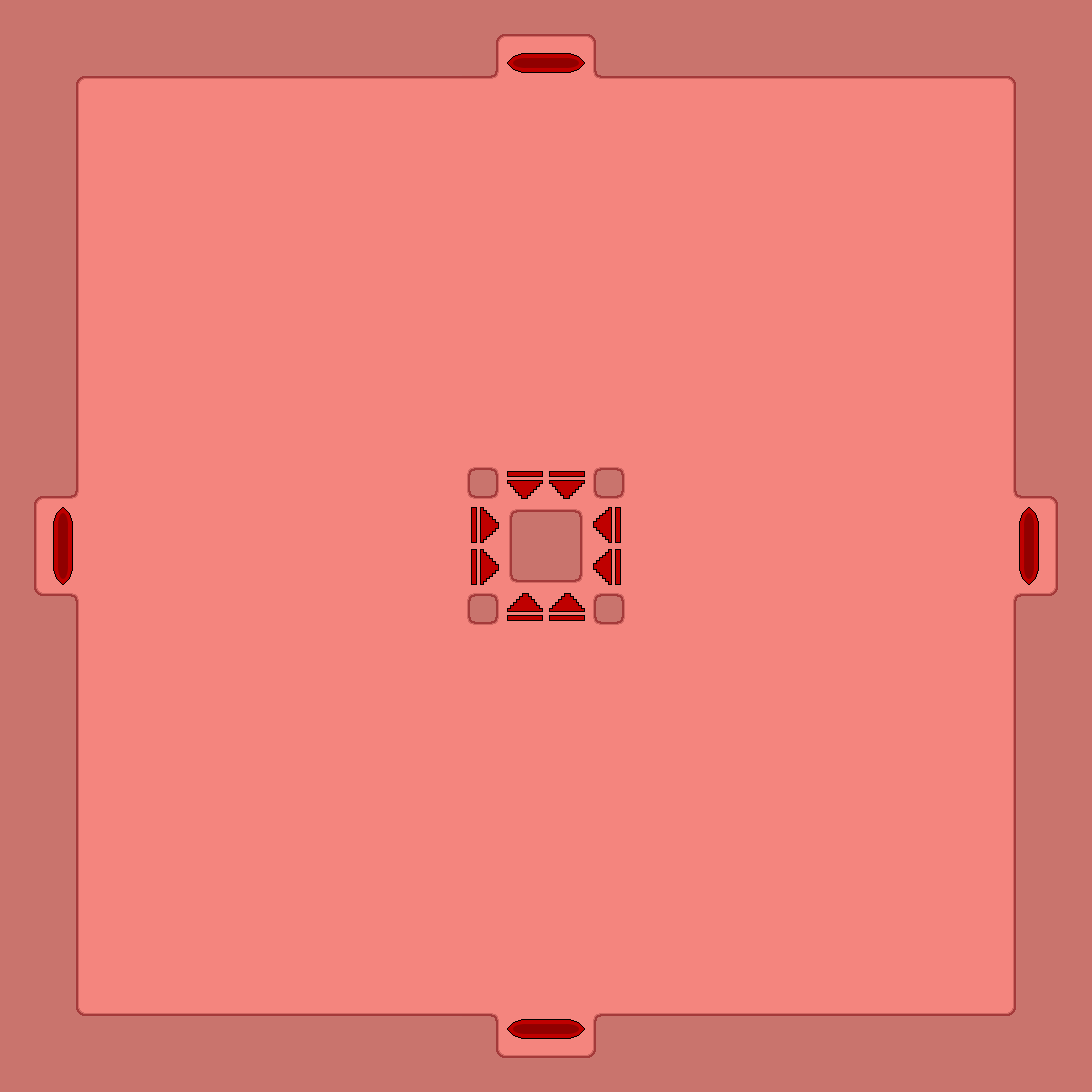

Rendered tile map (Tiled .tmx) drawn with the repository's tilesets; below, a short description and the full map source, tile grids included:
An orthogonal 26x26 tile map with 42x42 px tiles, 3 tile layers (background, veins, arteries), 3 tilesets and 25 objects (17x wall, 4x goal, start0, start1, start2, ...).

<map version="1.2" tiledversion="1.3.5" orientation="orthogonal" renderorder="right-down" width="26" height="26" tilewidth="42" tileheight="42" infinite="0" nextlayerid="11" nextobjectid="122">
 <tileset firstgid="1" source="body_tiles.tsx" />
 <tileset firstgid="49" source="artery_and_vein.tsx" />
 <tileset firstgid="89" source="start_and_goal.tsx" />
 <layer id="1" name="background" width="26" height="26">
  <data encoding="csv">
13,13,13,13,13,13,13,13,13,13,13,38,42,42,2,13,13,13,13,13,13,13,13,13,13,13,
13,38,42,42,42,42,42,42,42,42,42,45,1,1,9,42,42,42,42,42,42,42,42,42,2,13,
13,30,1,1,1,1,1,1,1,1,1,1,1,1,1,1,1,1,1,1,1,1,1,1,6,13,
13,30,1,1,1,1,1,1,1,1,1,1,1,1,1,1,1,1,1,1,1,1,1,1,6,13,
13,30,1,1,1,1,1,1,1,1,1,1,1,1,1,1,1,1,1,1,1,1,1,1,6,13,
13,30,1,1,1,1,1,1,1,1,1,1,1,1,1,1,1,1,1,1,1,1,1,1,6,13,
13,30,1,1,1,1,1,1,1,1,1,1,1,1,1,1,1,1,1,1,1,1,1,1,6,13,
13,30,1,1,1,1,1,1,1,1,1,1,1,1,1,1,1,1,1,1,1,1,1,1,6,13,
13,30,1,1,1,1,1,1,1,1,1,1,1,1,1,1,1,1,1,1,1,1,1,1,6,13,
13,30,1,1,1,1,1,1,1,1,1,1,1,1,1,1,1,1,1,1,1,1,1,1,6,13,
13,30,1,1,1,1,1,1,1,1,1,1,1,1,1,1,1,1,1,1,1,1,1,1,6,13,
38,45,1,1,1,1,1,1,1,1,1,25,1,1,25,1,1,1,1,1,1,1,1,1,9,2,
30,1,1,1,1,1,1,1,1,1,1,1,1,1,1,1,1,1,1,1,1,1,1,1,1,6,
30,1,1,1,1,1,1,1,1,1,1,1,1,1,1,1,1,1,1,1,1,1,1,1,1,6,
26,33,1,1,1,1,1,1,1,1,1,25,1,1,25,1,1,1,1,1,1,1,1,1,21,14,
13,30,1,1,1,1,1,1,1,1,1,1,1,1,1,1,1,1,1,1,1,1,1,1,6,13,
13,30,1,1,1,1,1,1,1,1,1,1,1,1,1,1,1,1,1,1,1,1,1,1,6,13,
13,30,1,1,1,1,1,1,1,1,1,1,1,1,1,1,1,1,1,1,1,1,1,1,6,13,
13,30,1,1,1,1,1,1,1,1,1,1,1,1,1,1,1,1,1,1,1,1,1,1,6,13,
13,30,1,1,1,1,1,1,1,1,1,1,1,1,1,1,1,1,1,1,1,1,1,1,6,13,
13,30,1,1,1,1,1,1,1,1,1,1,1,1,1,1,1,1,1,1,1,1,1,1,6,13,
13,30,1,1,1,1,1,1,1,1,1,1,1,1,1,1,1,1,1,1,1,1,1,1,6,13,
13,30,1,1,1,1,1,1,1,1,1,1,1,1,1,1,1,1,1,1,1,1,1,1,6,13,
13,30,1,1,1,1,1,1,1,1,1,1,1,1,1,1,1,1,1,1,1,1,1,1,6,13,
13,26,18,18,18,18,18,18,18,18,18,33,1,1,21,18,18,18,18,18,18,18,18,18,14,13,
13,13,13,13,13,13,13,13,13,13,13,26,18,18,14,13,13,13,13,13,13,13,13,13,13,13
</data>
 </layer>
 <layer id="8" name="veins" width="26" height="26">
  <data encoding="csv">
0,0,0,0,0,0,0,0,0,0,0,0,0,0,0,0,0,0,0,0,0,0,0,0,0,0,
0,0,0,0,0,0,0,0,0,0,0,0,0,0,0,0,0,0,0,0,0,0,0,0,0,0,
0,0,0,0,0,0,0,0,0,0,0,0,0,0,0,0,0,0,0,0,0,0,0,0,0,0,
0,0,0,0,0,0,0,0,0,0,0,0,0,0,0,0,0,0,0,0,0,0,0,0,0,0,
0,0,0,0,0,0,0,0,0,0,0,0,0,0,0,0,0,0,0,0,0,0,0,0,0,0,
0,0,0,0,0,0,0,0,0,0,0,0,0,0,0,0,0,0,0,0,0,0,0,0,0,0,
0,0,0,0,0,0,0,0,0,0,0,0,0,0,0,0,0,0,0,0,0,0,0,0,0,0,
0,0,0,0,0,0,0,0,0,0,0,0,0,0,0,0,0,0,0,0,0,0,0,0,0,0,
0,0,0,0,0,0,0,0,0,0,0,0,0,0,0,0,0,0,0,0,0,0,0,0,0,0,
0,0,0,0,0,0,0,0,0,0,0,0,0,0,0,0,0,0,0,0,0,0,0,0,0,0,
0,0,0,0,0,0,0,0,0,0,0,0,0,0,0,0,0,0,0,0,0,0,0,0,0,0,
0,0,0,0,0,0,0,0,0,0,0,0,97,97,0,0,0,0,0,0,0,0,0,0,0,0,
0,0,0,0,0,0,0,0,0,0,0,96,21,33,100,0,0,0,0,0,0,0,0,0,0,0,
0,0,0,0,0,0,0,0,0,0,0,96,9,45,100,0,0,0,0,0,0,0,0,0,0,0,
0,0,0,0,0,0,0,0,0,0,0,0,99,99,0,0,0,0,0,0,0,0,0,0,0,0,
0,0,0,0,0,0,0,0,0,0,0,0,0,0,0,0,0,0,0,0,0,0,0,0,0,0,
0,0,0,0,0,0,0,0,0,0,0,0,0,0,0,0,0,0,0,0,0,0,0,0,0,0,
0,0,0,0,0,0,0,0,0,0,0,0,0,0,0,0,0,0,0,0,0,0,0,0,0,0,
0,0,0,0,0,0,0,0,0,0,0,0,0,0,0,0,0,0,0,0,0,0,0,0,0,0,
0,0,0,0,0,0,0,0,0,0,0,0,0,0,0,0,0,0,0,0,0,0,0,0,0,0,
0,0,0,0,0,0,0,0,0,0,0,0,0,0,0,0,0,0,0,0,0,0,0,0,0,0,
0,0,0,0,0,0,0,0,0,0,0,0,0,0,0,0,0,0,0,0,0,0,0,0,0,0,
0,0,0,0,0,0,0,0,0,0,0,0,0,0,0,0,0,0,0,0,0,0,0,0,0,0,
0,0,0,0,0,0,0,0,0,0,0,0,0,0,0,0,0,0,0,0,0,0,0,0,0,0,
0,0,0,0,0,0,0,0,0,0,0,0,0,0,0,0,0,0,0,0,0,0,0,0,0,0,
0,0,0,0,0,0,0,0,0,0,0,0,0,0,0,0,0,0,0,0,0,0,0,0,0,0
</data>
 </layer>
 <layer id="7" name="arteries" width="26" height="26">
  <data encoding="csv">
0,0,0,0,0,0,0,0,0,0,0,0,0,0,0,0,0,0,0,0,0,0,0,0,0,0,
0,0,0,0,0,0,0,0,0,0,0,0,89,91,0,0,0,0,0,0,0,0,0,0,0,0,
0,0,0,0,0,0,0,0,0,0,0,0,0,0,0,0,0,0,0,0,0,0,0,0,0,0,
0,0,0,0,0,0,0,0,0,0,0,0,0,0,0,0,0,0,0,0,0,0,0,0,0,0,
0,0,0,0,0,0,0,0,0,0,0,0,0,0,0,0,0,0,0,0,0,0,0,0,0,0,
0,0,0,0,0,0,0,0,0,0,0,0,0,0,0,0,0,0,0,0,0,0,0,0,0,0,
0,0,0,0,0,0,0,0,0,0,0,0,0,0,0,0,0,0,0,0,0,0,0,0,0,0,
0,0,0,0,0,0,0,0,0,0,0,0,0,0,0,0,0,0,0,0,0,0,0,0,0,0,
0,0,0,0,0,0,0,0,0,0,0,0,0,0,0,0,0,0,0,0,0,0,0,0,0,0,
0,0,0,0,0,0,0,0,0,0,0,0,0,0,0,0,0,0,0,0,0,0,0,0,0,0,
0,0,0,0,0,0,0,0,0,0,0,0,0,0,0,0,0,0,0,0,0,0,0,0,0,0,
0,0,0,0,0,0,0,0,0,0,0,0,0,0,0,0,0,0,0,0,0,0,0,0,0,0,
0,92,0,0,0,0,0,0,0,0,0,0,0,0,0,0,0,0,0,0,0,0,0,0,92,0,
0,98,0,0,0,0,0,0,0,0,0,0,0,0,0,0,0,0,0,0,0,0,0,0,98,0,
0,0,0,0,0,0,0,0,0,0,0,0,0,0,0,0,0,0,0,0,0,0,0,0,0,0,
0,0,0,0,0,0,0,0,0,0,0,0,0,0,0,0,0,0,0,0,0,0,0,0,0,0,
0,0,0,0,0,0,0,0,0,0,0,0,0,0,0,0,0,0,0,0,0,0,0,0,0,0,
0,0,0,0,0,0,0,0,0,0,0,0,0,0,0,0,0,0,0,0,0,0,0,0,0,0,
0,0,0,0,0,0,0,0,0,0,0,0,0,0,0,0,0,0,0,0,0,0,0,0,0,0,
0,0,0,0,0,0,0,0,0,0,0,0,0,0,0,0,0,0,0,0,0,0,0,0,0,0,
0,0,0,0,0,0,0,0,0,0,0,0,0,0,0,0,0,0,0,0,0,0,0,0,0,0,
0,0,0,0,0,0,0,0,0,0,0,0,0,0,0,0,0,0,0,0,0,0,0,0,0,0,
0,0,0,0,0,0,0,0,0,0,0,0,0,0,0,0,0,0,0,0,0,0,0,0,0,0,
0,0,0,0,0,0,0,0,0,0,0,0,0,0,0,0,0,0,0,0,0,0,0,0,0,0,
0,0,0,0,0,0,0,0,0,0,0,0,89,91,0,0,0,0,0,0,0,0,0,0,0,0,
0,0,0,0,0,0,0,0,0,0,0,0,0,0,0,0,0,0,0,0,0,0,0,0,0,0
</data>
 </layer>
 <objectgroup id="4" name="obstacles">
  <object id="96" name="wall" x="1008" y="0" width="84" height="504" />
  <object id="97" name="wall" x="1008" y="588" width="84" height="504" />
  <object id="98" name="wall" x="588" y="1008" width="420" height="84" />
  <object id="99" name="wall" x="84" y="1008" width="420" height="84" />
  <object id="100" name="wall" x="0" y="588" width="84" height="504" />
  <object id="101" name="wall" x="0" y="0" width="84" height="504" />
  <object id="103" name="wall" x="84" y="0" width="420" height="84" />
  <object id="104" name="wall" x="588" y="0" width="420" height="84" />
  <object id="105" name="start0" x="504" y="42" width="84" height="42" />
  <object id="106" name="start1" x="1008" y="504" width="42" height="84" />
  <object id="107" name="start2" x="504" y="1008" width="84" height="42" />
  <object id="108" name="start3" x="42" y="504" width="42" height="84" />
  <object id="109" name="goal" x="504" y="462" width="84" height="42" />
  <object id="110" name="goal" x="588" y="504" width="42" height="84" />
  <object id="111" name="goal" x="504" y="588" width="84" height="42" />
  <object id="112" name="goal" x="462" y="504" width="42" height="84" />
  <object id="113" name="wall" x="462" y="462" width="42" height="42" />
  <object id="114" name="wall" x="504" y="504" width="84" height="84" />
  <object id="115" name="wall" x="588" y="588" width="42" height="42" />
  <object id="116" name="wall" x="462" y="588" width="42" height="42" />
  <object id="117" name="wall" x="588" y="462" width="42" height="42" />
  <object id="118" name="wall" x="0" y="504" width="42" height="84" />
  <object id="119" name="wall" x="1050" y="504" width="42" height="84" />
  <object id="120" name="wall" x="504" y="1050" width="84" height="42" />
  <object id="121" name="wall" x="504" y="0" width="84" height="42" />
 </objectgroup>
</map>
